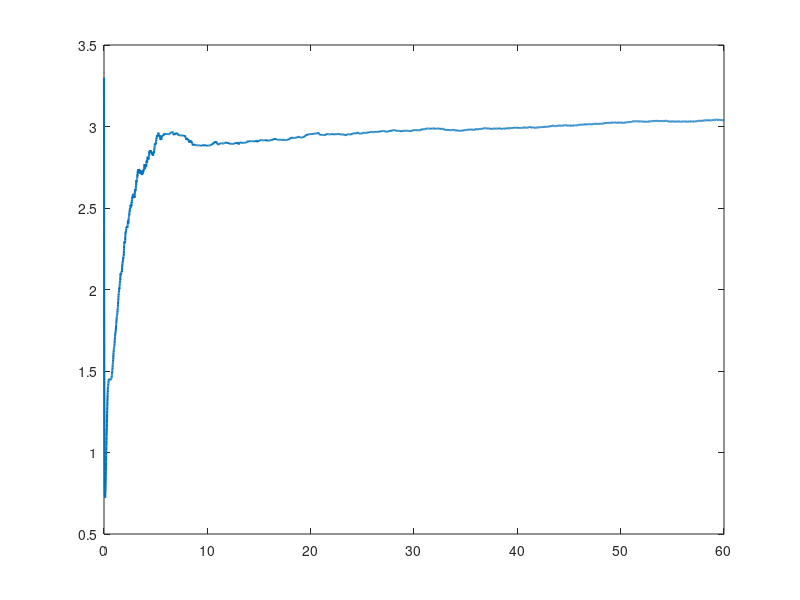

MATLAB code to generate this figure: (Note: this script raises an error after producing the figure.)
clear; clc

%% load data

load testData_chirp_input
% load testData_sine_wave_input.mat
% load testData_step_input.mat
% load testData_square_input.mat

%% simulation length

N = length(t);

%% P matrix

% P0 = diag([0.1, 0.1, 0.1]);
% P0 = diag([10, 10, 10]);
P0 = diag([100, 100, 100]);

P = P0;

%% initial estimate

theta_hat = zeros(3,1);

%% forgetting factor

lambda = 1;
% lambda = 0.98;

%% Discrete-time simulation using for loop
for i = 1:N-1

    phi = [x(1,i); x(2,i); u(i)]';

    y = x(2,i+1);

    K = (P*phi') / (lambda + phi*P*phi');

    theta_hat = theta_hat + K*(y - phi*theta_hat);

    P = (P - K*phi*P)/lambda;

    if abs(theta_hat(3)) > 1e-8
        m_est = Ts/theta_hat(3);
        b_est = (1-theta_hat(2))*m_est/Ts;
        k_est = -theta_hat(1)*m_est/Ts;
    else
        m_est = NaN;
        b_est = NaN;
        k_est = NaN;
    end

    m_est_list(i) = m_est;
    b_est_list(i) = b_est;
    k_est_list(i) = k_est;
end


%%
figure(1);
plot(t(1:end-1), m_est_list, 'LineWidth', 1.5); 
hold on; 
yline(m, 'r--', 'LineWidth', 1.5);
grid on;
xlabel('Time [s]');
ylabel('Mass [kg]');
title('Mass Estimation');
legend('Estimated Mass (kg)', 'Real Mass (kg)');

figure(2);
plot(t(1:end-1), k_est_list, 'LineWidth', 1.5); 
hold on; 
yline(k, 'r--', 'LineWidth', 1.5);
grid on;
xlabel('Time [s]');
ylabel('Stiffness');
title('Stiffness Estimation');
legend('Estimated Stiffness', 'Real Stiffness');

figure(3);
plot(t(1:end-1), b_est_list, 'LineWidth', 1.5); 
hold on; 
yline(b, 'r--', 'LineWidth', 1.5);
grid on;
xlabel('Time [s]');
ylabel('Damping');
title('Damping Estimation');
legend('Estimated Damping', 'Real Damping');
